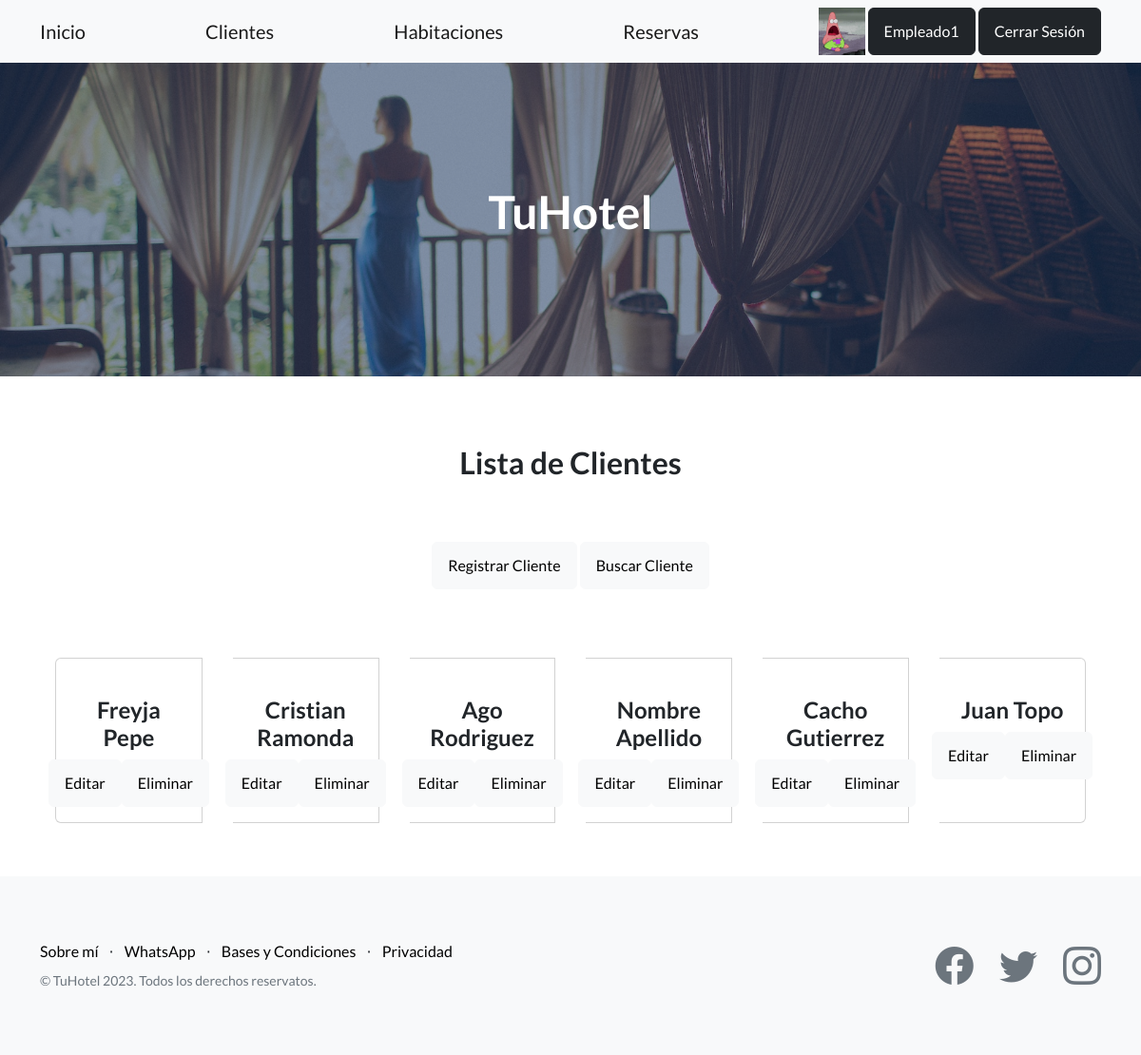
Page /apphotel/lista-cliente/ (signed in) on the earlier database version.
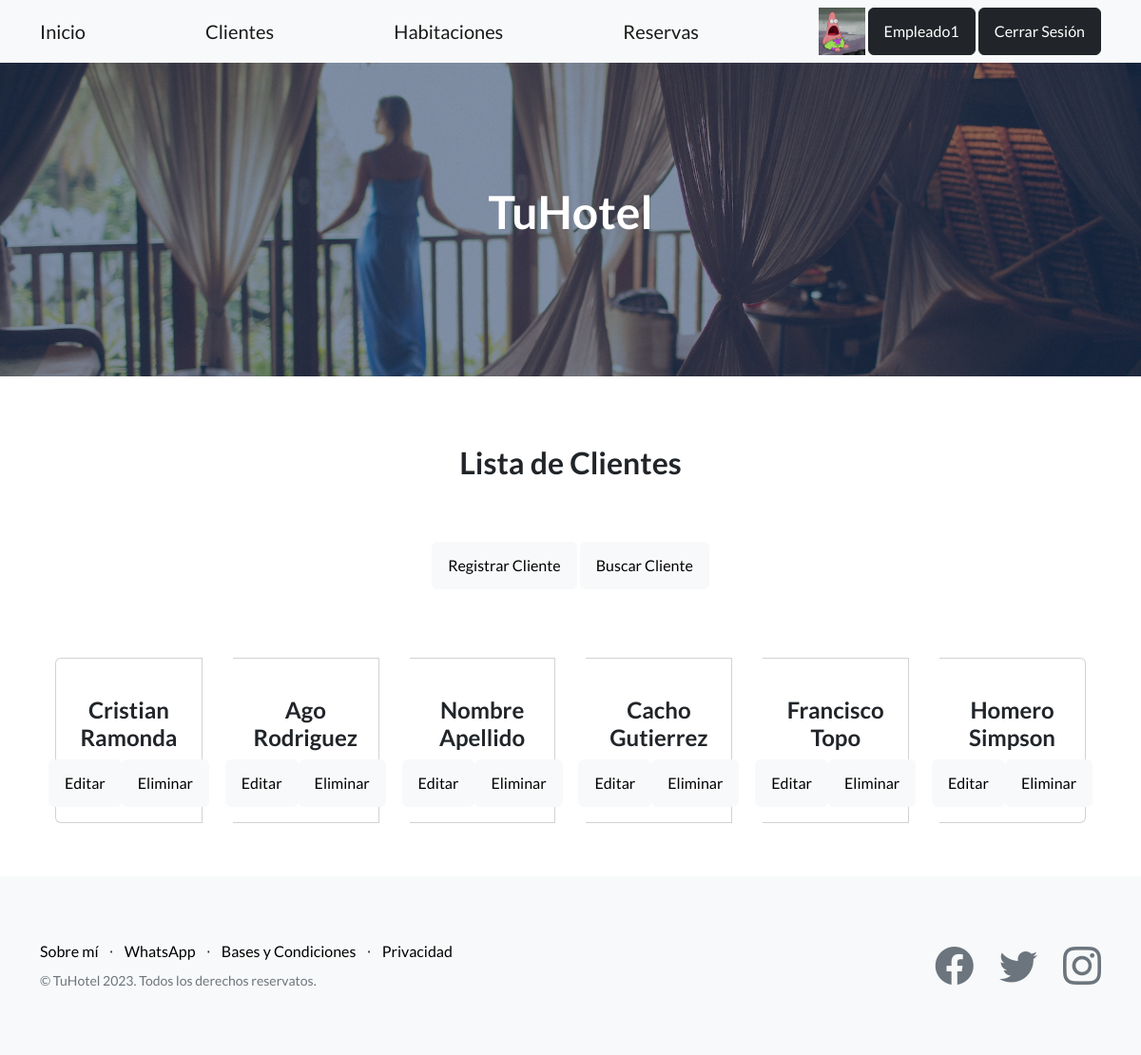
Same page on the later database version.
### AppHotel/models.py (models this page shows, shortened)
class Cliente(models.Model):
    nombre = models.CharField(max_length=50)
    documento = models.IntegerField()
    email = models.EmailField(max_length=30)

### AppHotel/views.py (the view)
# urls.py: path('lista-cliente/', lista_clientes, name = 'ListaClientes'),
@login_required
def lista_clientes(request):
    lista_clientes = Cliente.objects.all()
    try:
        avatar = Avatar.objects.get(user=request.user.id)
        return render(request, 'lista_clientes.html', {"lista_clientes":lista_clientes , 'url': avatar.imagen.url })
    except:
        return render(request, 'lista_clientes.html', {"lista_clientes":lista_clientes})

### AppHotel/templates/lista_clientes.html (shortened to what this page needs)
{% extends 'base.html' %}
{% load static %}
{% block contenido_cambio %}
    <h2 class="mx-auto my-5 p-3">Lista de Clientes</h2>
    <div>
        <a style="text-decoration: none; outline: none;" href="{% url 'RegistroClientes'  %}">
            <button class="btn btn-light">Registrar Cliente</button>
        </a>
        <a href="{% url 'BuscaCliente'  %}">
            <button class="btn btn-light">Buscar Cliente</button>
        </a>
    </div>
    <br>
        <div class="container text-center">
            <div class="card-group mt-5">
                {% for cliente in lista_clientes  %}
                        <div class="card mx-3">
                                <div class="card-body ">
                                    <h4 class="mt-4 card-title">
                                        {{cliente.nombre}}
                                    </h4>
                                    <form action= "{% url 'EliminaCliente' cliente.id %}" method='POST'>{% csrf_token %}
                                        <div class="d-flex justify-content-center">
                                            <a class="" href="{% url 'EditarClientes' cliente.id %}">
                                                <button type="button" class="btn btn-light">Editar</button>
                                            </a>
                                            <button class="btn btn-light"  type="submit">
                                                Eliminar
                                            </button>
                                        </div>
                                    </form>
                                </div>
                        </div>
                {% endfor %}
            </div>
        </div>
{% endblock contenido_cambio %}

### AppHotel/templates/base.html (shortened to what this page needs)
<!DOCTYPE html>
<html lang="en">
    {% load static %}
    <head>
        <link href="https://cdn.jsdelivr.net/npm/bootstrap-icons@1.5.0/font/bootstrap-icons.css" rel="stylesheet" type="text/css" />
        <link rel="stylesheet" href = {% static 'css/styles.css' %} />
    </head>
    <body>
    {% include 'navbar.html' %}
        <header class="masthead">
            <div class="container position-relative">
                <div class="row justify-content-center">
                    <div class="col-xl-6">
                        <div class="text-center text-white">
                            <h1 class="mb-5">TuHotel</h1>
                        </div>
                    </div>
                </div>
            </div>
        </header>
    <div class="text-center mb-5 p-2">
        <div class="row">
            <div class="col">
                {% block contenido_cambio %}
                {% endblock contenido_cambio %}
            </div>
        </div>
    </div>
    {% include 'footer.html' %}
    </body>
</html>

### AppHotel/templates/navbar.html
<nav class="navbar navbar-light bg-light static-top">
    <div class="container">
        <a class="navbar-brand" href= {% url 'Inicio' %} >Inicio</a>
        <a class="navbar-brand" href= {% url 'ListaClientes' %} >Clientes</a>
        <a class="navbar-brand" href= {% url 'ListaHabitacion' %} >Habitaciones</a>
        <a class="navbar-brand" href= {% url 'ListaReservas' %} >Reservas</a>
        {% if user.is_authenticated %}
             <div >
                {% if url %}
                    <img  height="50px" src="{{ url }}" alt="Avatar">
                {% endif %}
                <a class="btn btn-dark " href="{% url 'EditarUsuario' %}">{{ user.username }}</a>
                <a class="btn btn-dark" href= {% url 'Logout' %} >Cerrar Sesión</a>
            </div>
        {% else %}
            <a class="btn btn-dark" href= {% url 'Login' %}  >Iniciar Sesión</a>
        {% endif %}
    </div>
</nav>

### AppHotel/templates/footer.html
<footer class="footer bg-light">
    <div class="container">
        <div class="row">
            <div class="col-lg-6 h-100 text-center text-lg-start my-auto">
                <ul class="list-inline mb-2">
                    <li class="list-inline-item">
                        <a style="text-decoration: none; outline: none; color: black;"
                            href="{% url 'About' %}">Sobre mí</a></li>
                    <li class="list-inline-item">⋅</li>
                    <li class="list-inline-item">
                        <a style="text-decoration: none; outline: none; color: black;"
                        target="_blank" href="https://wa.me/5493534115164">WhatsApp</a></li>
                    <li class="list-inline-item">⋅</li>
                    <li class="list-inline-item">
                        <a style="text-decoration: none; outline: none; color: black;"
                            href="{% url 'EnConstruccion' %}">Bases y Condiciones</a></li>
                    <li class="list-inline-item">⋅</li>
                    <li class="list-inline-item">
                        <a style="text-decoration: none; outline: none; color: black;"
                          href="{% url 'EnConstruccion' %}">Privacidad</a></li>
                </ul>
                <p class="text-muted small mb-4 mb-lg-0">&copy; TuHotel 2023. Todos los derechos reservatos.</p>
            </div>
            <div class="col-lg-6 h-100 text-center text-lg-end my-auto">
                <ul class="list-inline mb-0">
                    <li class="list-inline-item me-4 ">
                        <a target="_blank" href="https://www.facebook.com/cristian.ramonda/"><i class="bi-facebook fs-1 text-secondary"></i></a>
                    </li>
                    <li class="list-inline-item me-4 ">
                        <a target="_blank" href="https://twitter.com/"><i class="bi-twitter fs-1 text-secondary"></i></a>
                    </li>
                    <li class="list-inline-item ">
                        <a target="_blank" href="https://www.instagram.com/crisramonda/"><i class="bi-instagram fs-1 text-secondary"></i></a>
                    </li>
                </ul>
            </div>
        </div>
    </div>
</footer>

Differences in the rows shown:
removed Cliente: nombre "Freyja Pepe"
removed Cliente: nombre "Juan Topo"
added Cliente: nombre "Francisco Topo"
added Cliente: nombre "Homero Simpson"
